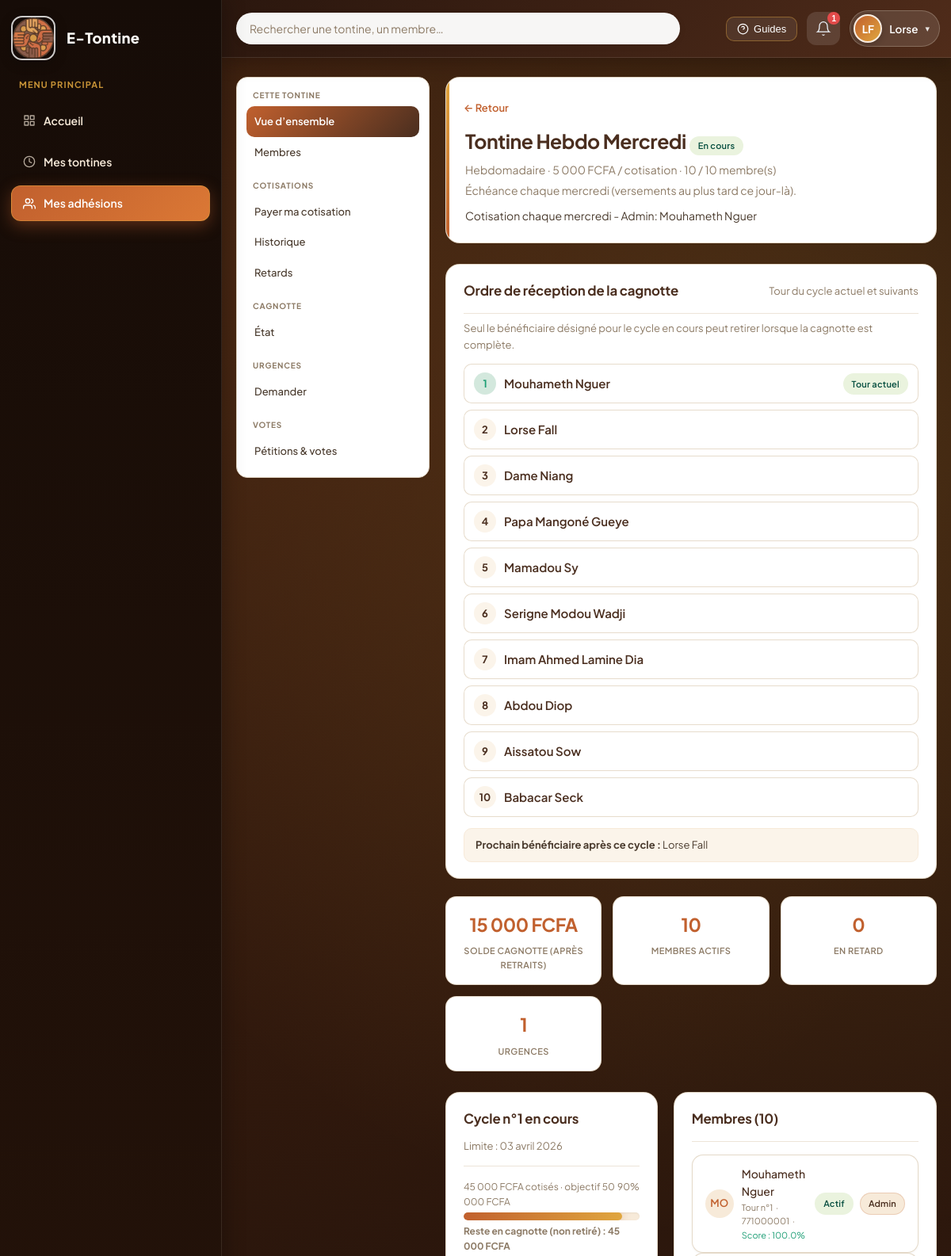
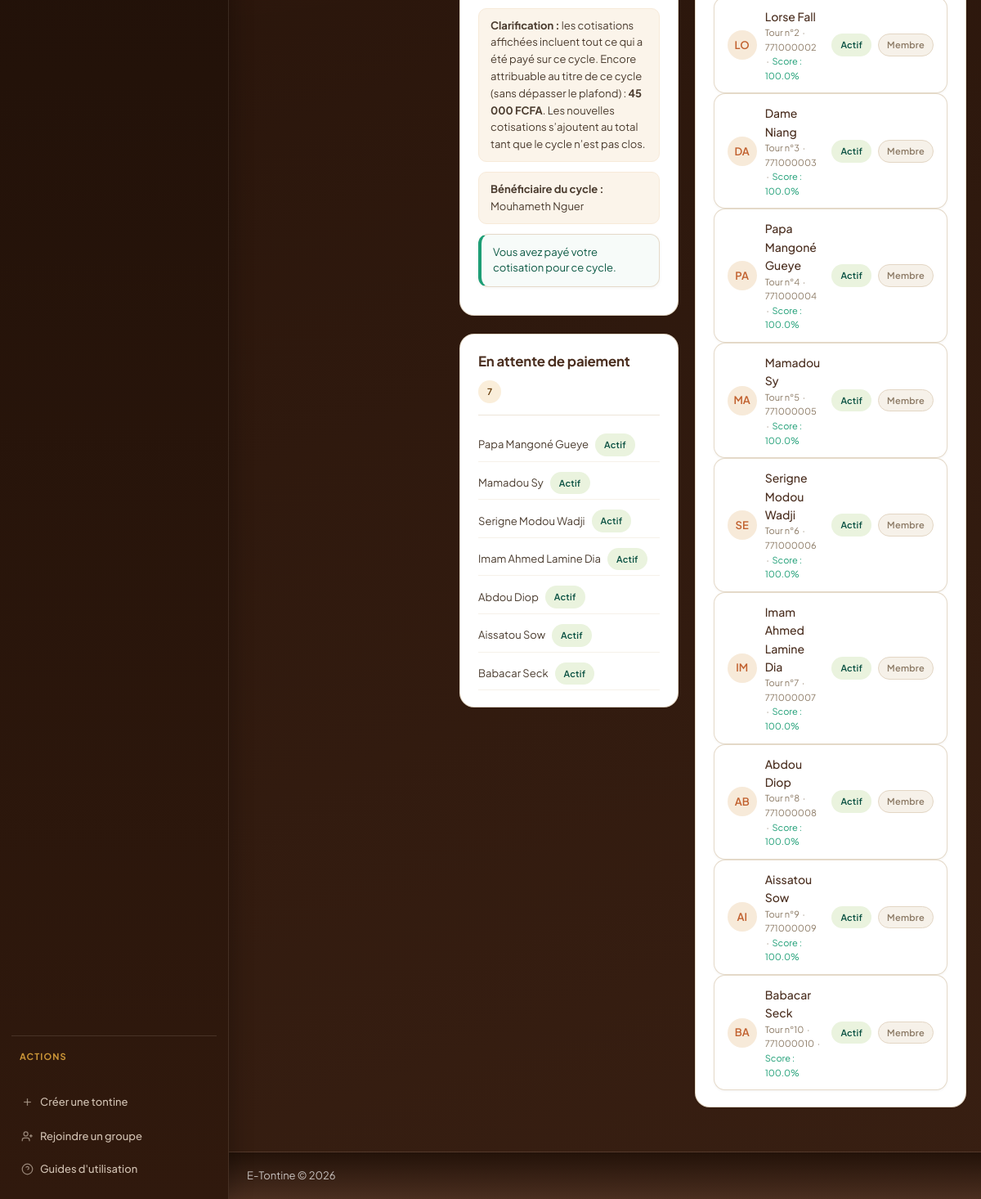
Page /pages/tontines/voir.php?id=1 (signed in) on the committed database (2 pictures, top to bottom).
### tables this page shows
CREATE TABLE tontines (
    id              INT UNSIGNED AUTO_INCREMENT PRIMARY KEY,
    nom             VARCHAR(150)        NOT NULL,
    description     TEXT                NULL,
    montant_cotisation DECIMAL(12,2)    NOT NULL,
    frequence       ENUM('hebdomadaire','mensuelle','trimestrielle') NOT NULL DEFAULT 'mensuelle',
    echeance_jour_semaine TINYINT UNSIGNED NULL DEFAULT NULL,
    echeance_jour_mois TINYINT UNSIGNED NULL DEFAULT NULL,
    nombre_max_membres SMALLINT UNSIGNED NOT NULL DEFAULT 10,
    statut          ENUM('active','fermee','suspendue','brouillon') NOT NULL DEFAULT 'active',
    cycles_completes_ce_tour INT UNSIGNED NOT NULL DEFAULT 0,
    numero_tour_actuel       INT UNSIGNED NOT NULL DEFAULT 1,
    tour_complet_en_attente  TINYINT(1)   NOT NULL DEFAULT 0,
    createur_id     INT UNSIGNED        NOT NULL,
    amende_par_jour DECIMAL(10,2)       DEFAULT 0,
    amende_delai_grace INT              DEFAULT 0,
    amendes_activees TINYINT            DEFAULT 0,
    date_creation   DATETIME            NOT NULL DEFAULT CURRENT_TIMESTAMP,
    date_fermeture  DATETIME            NULL,
    CONSTRAINT fk_tontine_createur FOREIGN KEY (createur_id) REFERENCES utilisateurs(id) ON DELETE RESTRICT
);

CREATE TABLE membres_tontine (
    id              INT UNSIGNED AUTO_INCREMENT PRIMARY KEY,
    tontine_id      INT UNSIGNED        NOT NULL,
    utilisateur_id  INT UNSIGNED        NOT NULL,
    role            ENUM('admin','membre') NOT NULL DEFAULT 'membre',
    statut          ENUM('actif','retard','exclu') NOT NULL DEFAULT 'actif',
    ordre_tour      SMALLINT UNSIGNED   NULL,
    score_fiabilite DECIMAL(5,2)        NOT NULL DEFAULT 100.00,
    date_adhesion   DATETIME            NOT NULL DEFAULT CURRENT_TIMESTAMP,
    UNIQUE KEY unique_membre_tontine (tontine_id, utilisateur_id),
    CONSTRAINT fk_mt_tontine FOREIGN KEY (tontine_id) REFERENCES tontines(id) ON DELETE CASCADE,
    CONSTRAINT fk_mt_utilisateur FOREIGN KEY (utilisateur_id) REFERENCES utilisateurs(id) ON DELETE CASCADE
);

CREATE TABLE utilisateurs (
    id              INT UNSIGNED AUTO_INCREMENT PRIMARY KEY,
    nom_complet     VARCHAR(100)        NOT NULL,
    email           VARCHAR(150)        NOT NULL UNIQUE,
    mot_de_passe    VARCHAR(255)        NOT NULL,
    telephone       VARCHAR(20)         NOT NULL,
    role_global     ENUM('super_admin','utilisateur') NOT NULL DEFAULT 'utilisateur',
    est_bloque      TINYINT(1)          NOT NULL DEFAULT 0,
    jeton_invitation VARCHAR(64)        NULL,
    date_inscription DATETIME           NOT NULL DEFAULT CURRENT_TIMESTAMP,
    derniere_connexion DATETIME         NULL
);

CREATE TABLE cycles_cotisation (
    id              INT UNSIGNED AUTO_INCREMENT PRIMARY KEY,
    tontine_id      INT UNSIGNED        NOT NULL,
    numero_cycle    SMALLINT UNSIGNED   NOT NULL,
    date_debut      DATE                NOT NULL,
    date_limite     DATE                NOT NULL,
    date_distribution DATE              NULL,
    beneficiaire_id INT UNSIGNED        NULL,
    statut          ENUM('en_cours','clos','distribue') NOT NULL DEFAULT 'en_cours',
    cagnotte_collectee DECIMAL(12,2)    NOT NULL DEFAULT 0.00,
    cagnotte_theorique DECIMAL(12,2)    NOT NULL DEFAULT 0.00,
    CONSTRAINT fk_cycle_tontine FOREIGN KEY (tontine_id) REFERENCES tontines(id) ON DELETE CASCADE,
    CONSTRAINT fk_cycle_beneficiaire FOREIGN KEY (beneficiaire_id) REFERENCES utilisateurs(id) ON DELETE SET NULL
);

### pages/tontines/voir.php (the view, shortened to what the rows shown need)
<?php
require_once __DIR__ . '/../../configuration/constantes.php';
require_once __DIR__ . '/../../fonctions/tontine.php';
require_once __DIR__ . '/../../fonctions/membre.php';
require_once __DIR__ . '/../../fonctions/cotisation.php';
require_once __DIR__ . '/../../fonctions/cagnotte.php';
require_once __DIR__ . '/../../fonctions/urgence.php';
require_once __DIR__ . '/../../fonctions/vote.php';
require_once __DIR__ . '/../../fonctions/echeances.php';
require_once __DIR__ . '/../../fonctions/notifications_cagnotte.php';
require_once __DIR__ . '/../../fonctions/aide.php';
$tontineId     = obtenirGetInt('id');
$utilisateurId = idUtilisateurConnecte();
$tontine = obtenirTontine($tontineId);
$opsOk = tontineAccepteOperations($tontine);
$membres     = listerMembres($tontineId);
$cycleActuel = cycleEnCours($tontineId);
$stats       = statistiquesTontine($tontineId);
if ($cycleActuel) {
    $cycleActuel = cycleEnCours($tontineId);
}
$nonPayes        = $cycleActuel ? membresNonPayes($tontineId, $cycleActuel['id']) : [];
$paiementsDejaPaye = $cycleActuel ? aDejaPayePourCycle($tontineId, $cycleActuel['id'], $utilisateurId) : false;
if ($cycleActuel) {
    $etatDistrib = etatDistribution($tontineId, $cycleActuel['id']);
} else {
    $etatDistrib = null;
}
$soldesCycle = $cycleActuel ? resumeSoldesCycle((int)$cycleActuel['id'], $etatDistrib) : null;
$prochainDansOrdre = null;
if ($cycleActuel && !empty($membres) && !empty($cycleActuel['beneficiaire_id'])) {
    $bid = (int)$cycleActuel['beneficiaire_id'];
    $n = count($membres);
    foreach ($membres as $i => $m) {
        if ((int)$m['utilisateur_id'] === $bid) {
            $prochainDansOrdre = $membres[($i + 1) % $n];
            break;
        }
    }
}
require_once __DIR__ . '/../../gabarits/entete.php';
?>
<div class="page-entete page-entete--tontine">
    <div>
        <a href="<?= APP_URL ?>/pages/tableau_de_bord/accueil.php" class="lien-retour">← Retour</a>
        <h1><?= htmlspecialchars($tontine['nom']) ?>
            <?php
            $classeBadgeTontine = match ($tontine['statut'] ?? '') {
                TONTINE_ACTIVE    => 'badge-succes',
                TONTINE_SUSPENDUE => 'badge-alerte',
                TONTINE_FERMEE    => 'badge-danger',
                default           => 'badge-secondaire',
            };
            ?>
            <span class="badge <?= $classeBadgeTontine ?>"><?= htmlspecialchars(libelleStatutTontine((string)($tontine['statut'] ?? ''))) ?></span>
        </h1>
        <p class="texte-secondaire">
            <?= libelleFrequence($tontine['frequence']) ?>
            · <?= formaterMontant((float)$tontine['montant_cotisation']) ?> / cotisation
            · <?= $stats['nb_membres'] ?> / <?= (int)$tontine['nombre_max_membres'] ?> membre(s)
        </p>
        <?php
        $recapEch = texteRecapEcheanceTontine($tontine);
        if ($recapEch !== ''): ?>
        <p class="texte-secondaire" style="margin-top:6px"><?= htmlspecialchars($recapEch) ?></p>
        <?php endif; ?>
        <?php if (!empty(trim((string)($tontine['description'] ?? '')))): ?>
        <p class="tontine-description-vue"><?= nl2br(htmlspecialchars($tontine['description'])) ?></p>
        <?php endif; ?>
    </div>
</div>
<?php if ($cycleActuel && !empty($membres)): ?>
<section class="section-tableau section-ordre-cagnotte">
    <div class="section-entete">
        <h2>Ordre de réception de la cagnotte</h2>
        <span class="texte-secondaire">Tour du cycle actuel et suivants</span>
    </div>
    <p class="texte-secondaire ordre-cagnotte-intro">
        Seul le bénéficiaire désigné pour le cycle en cours peut retirer lorsque la cagnotte est complète.
    </p>
    <ol class="liste-ordre-cagnotte">
        <?php foreach ($membres as $idx => $m):
            $estTourActuel = (int)$m['utilisateur_id'] === (int)$cycleActuel['beneficiaire_id'];
            ?>
        <li class="<?= $estTourActuel ? 'liste-ordre-cagnotte--actuel' : '' ?>">
            <span class="liste-ordre-cagnotte__rang"><?= $idx + 1 ?></span>
            <span class="liste-ordre-cagnotte__nom"><?= htmlspecialchars($m['nom_complet']) ?></span>
            <?php if ($estTourActuel): ?>
            <span class="badge badge-succes">Tour actuel</span>
            <?php endif; ?>
        </li>
        <?php endforeach; ?>
    </ol>
    <?php if ($prochainDansOrdre): ?>
    <p class="info-distribution ordre-cagnotte-suivant">
        <strong>Prochain bénéficiaire après ce cycle :</strong>
        <?= htmlspecialchars($prochainDansOrdre['nom_complet']) ?>
    </p>
    <?php endif; ?>
</section>
<?php endif; ?>
<div class="grille-stats">
    <div class="carte-stat">
        <div class="carte-stat-nombre"><?= $stats['nb_membres'] ?></div>
        <div class="carte-stat-label">Membres actifs</div>
    </div>
</div>
<div class="grille-deux-colonnes">
    <div>
        <?php if ($cycleActuel): ?>
        <section class="section-tableau">
            <div class="section-entete">
                <h2>Cycle n°<?= $cycleActuel['numero_cycle'] ?> en cours</h2>
                <span class="texte-secondaire">Limite : <?= formaterDate($cycleActuel['date_limite']) ?></span>
            </div>
            <?php
            $colBrut = $soldesCycle ? $soldesCycle['collectee_totale'] : (float)$cycleActuel['cagnotte_collectee'];
            $resteEnCaisse = $soldesCycle ? $soldesCycle['non_encore_verse'] : $colBrut;
            $objAff = (float)$cycleActuel['cagnotte_theorique'];
            $pct = $objAff > 0 ? min(100, round(($colBrut / $objAff) * 100)) : 0;
            ?>
            <div class="barre-progression-conteneur">
                <div class="barre-progression-labels">
                    <span><?= formaterMontant($colBrut) ?> cotisés · objectif <?= formaterMontant($objAff) ?></span>
                    <span><?= $pct ?>%</span>
                </div>
                <div class="barre-progression">
                    <div class="barre-progression-remplie" style="width:<?= $pct ?>%"></div>
                </div>
                <div class="texte-secondaire" style="font-size:12px;margin-top:4px">
                    <strong>Reste en cagnotte (non retiré) : <?= formaterMontant($resteEnCaisse) ?></strong>
                </div>
            </div>
            <?php if ($soldesCycle && ($soldesCycle['deja_verse_beneficiaire'] > 0.01 || $soldesCycle['non_encore_verse'] > 0.01)): ?>
            <div class="info-distribution" style="margin-top:10px">
                <strong>Clarification :</strong> les cotisations affichées incluent tout ce qui a été payé sur ce cycle.
                Encore attribuable au titre de ce cycle (sans dépasser le plafond) : <strong><?= formaterMontant($soldesCycle['disponible_prochain_retrait']) ?></strong>.
                Les nouvelles cotisations s’ajoutent au total tant que le cycle n’est pas clos.
            </div>
            <?php endif; ?>
            <?php if ($cycleActuel['beneficiaire_id']): ?>
            <div class="info-beneficiaire">
                <strong>Bénéficiaire du cycle :</strong>
                <?php
                foreach ($membres as $m) {
                    if ((int)$m['utilisateur_id'] === (int)$cycleActuel['beneficiaire_id']) {
                        echo htmlspecialchars($m['nom_complet']);
                        break;
                    }
                }
                ?>
            </div>
            <?php endif; ?>
            <?php if (!$paiementsDejaPaye && $opsOk): ?>
            <div class="actions-cycle">
                <a href="<?= APP_URL ?>/pages/cotisations/payer.php?tontine=<?= $tontineId ?>&cycle=<?= $cycleActuel['id'] ?>" class="btn btn-principal">
                    Payer ma cotisation
                </a>
                <?php if ($estAdmin): ?>
                <a href="<?= APP_URL ?>/pages/cotisations/payer_pour_autrui.php?tontine=<?= $tontineId ?>&cycle=<?= $cycleActuel['id'] ?>" class="btn btn-secondaire">
                    Payer pour un autre membre
                </a>
                <?php endif; ?>
            </div>
            <?php elseif (!$opsOk): ?>
            <div class="alerte alerte-alerte">Cotisations fermées (tontine en préparation ou arrêtée).</div>
            <?php else: ?>
            <div class="alerte alerte-succes">Vous avez payé votre cotisation pour ce cycle.</div>
            <?php endif; ?>
        </section>
        <?php if (!empty($nonPayes)): ?>
        <section class="section-tableau">
            <div class="section-entete">
                <h2>En attente de paiement</h2>
                <span class="badge badge-alerte"><?= count($nonPayes) ?></span>
            </div>
            <ul class="liste-simple">
                <?php foreach ($nonPayes as $np): ?>
                <li><?= htmlspecialchars($np['nom_complet']) ?> <?= badgeStatut($np['statut']) ?></li>
                <?php endforeach; ?>
            </ul>
        </section>
        <?php endif; ?>
        <?php endif; ?>
    </div>
    <div>
        <section class="section-tableau">
            <div class="section-entete">
                <h2>Membres (<?= count($membres) ?>)</h2>
            </div>
            <?php foreach ($membres as $membre): ?>
            <?php renderCarteMembre($membre, $estAdmin, $tontineId); ?>
            <?php endforeach; ?>
        </section>
    </div>
</div>
<?php require_once __DIR__ . '/../../gabarits/pied_de_page.php'; ?>

### fonctions/aide.php (shortened to what the rows shown need)
<?php
require_once __DIR__ . '/../configuration/constantes.php';
function formaterDate(string $dateString): string {
    $mois = ['', 'janvier', 'février', 'mars', 'avril', 'mai', 'juin',
             'juillet', 'août', 'septembre', 'octobre', 'novembre', 'décembre'];
    $ts = strtotime($dateString);
    return date('d', $ts) . ' ' . $mois[(int)date('m', $ts)] . ' ' . date('Y', $ts);
}
function badgeStatut(string $statut): string {
    return match($statut) {
        STATUT_ACTIF   => '<span class="badge badge-succes">Actif</span>',
        STATUT_RETARD  => '<span class="badge badge-alerte">En retard</span>',
        STATUT_EXCLU   => '<span class="badge badge-danger">Exclu</span>',
        PAIEMENT_PAYE  => '<span class="badge badge-succes">Payé</span>',
        'en_attente'   => '<span class="badge badge-info">En attente</span>',
        'validee'      => '<span class="badge badge-succes">Validée</span>',
        'refusee'      => '<span class="badge badge-danger">Refusée</span>',
        default        => '<span class="badge">' . nettoyer($statut) . '</span>',
    };
}
function formaterMontant(float $montant): string {
    return number_format($montant, 0, ',', ' ') . ' ' . DEVISE;
}

### gabarits/composants.php (shortened to what the rows shown need)
    <?php
function renderCarteMembre(array $membre, bool $estAdmin, int $tontineId): void {
    $initiales = strtoupper(substr($membre['nom_complet'], 0, 2));
    $badgeRole = $membre['role'] === ROLE_ADMIN
        ? '<span class="badge badge-info">Admin</span>'
        : '<span class="badge badge-secondaire">Membre</span>';
    $score = (float)($membre['score_fiabilite'] ?? 100);
    $scoreClass = 'score-moyen';
    if ($score >= 80) {
        $scoreClass = 'score-haut';
    } elseif ($score < 50) {
        $scoreClass = 'score-bas';
        $scoreBadge = 'badge-danger';
    } elseif ($score < 70) {
        $scoreBadge = 'badge-alerte';
    }
    ?>
    <div class="carte-membre">
        <div class="carte-membre-gauche">
            <div class="avatar-cercle"><?= htmlspecialchars($initiales) ?></div>
            <div>
                <div class="carte-membre-nom"><?= htmlspecialchars($membre['nom_complet']) ?></div>
                <div class="carte-membre-detail">
                    Tour n°<?= (int)$membre['ordre_tour'] ?>
                    &nbsp;·&nbsp;
                    <?= htmlspecialchars($membre['telephone']) ?>
                    &nbsp;·&nbsp;
                    <span class="<?= $scoreClass ?>">Score : <?= number_format($score, 1) ?>%</span>
                </div>
            </div>
        </div>
        <div class="carte-membre-droite">
            <?= badgeStatut($membre['statut']) ?>
            <?= $badgeRole ?>
        </div>
    </div>
    <?php
}
?>

### rows in the picture
tontines: nom "Tontine Hebdo Mercredi", statut "En cours", frequence "Hebdomadaire", montant_cotisation "5 000 FCFA", nombre_max_membres "10", echeance_jour_semaine "Échéance chaque mercredi (versements au plus tard ce jour-là).", description "Cotisation chaque mercredi - Admin: Mouhameth Nguer"
membres_tontine: utilisateur.nom_complet "Mouhameth Nguer", shows "Tour actuel", utilisateur.nom_complet "MO", ordre_tour "1", utilisateur.telephone "771000001", score_fiabilite "100.0", statut "Actif", role "Admin"
membres_tontine: utilisateur.nom_complet "Lorse Fall", utilisateur.nom_complet "LO", ordre_tour "2", utilisateur.telephone "771000002", score_fiabilite "100.0", statut "Actif", role "Membre"
membres_tontine: utilisateur.nom_complet "Dame Niang", utilisateur.nom_complet "DA", ordre_tour "3", utilisateur.telephone "771000003", score_fiabilite "100.0", statut "Actif", role "Membre"
membres_tontine: utilisateur.nom_complet "Papa Mangoné Gueye", statut "Actif", utilisateur.nom_complet "PA", ordre_tour "4", utilisateur.telephone "771000004", score_fiabilite "100.0", role "Membre"
membres_tontine: utilisateur.nom_complet "Mamadou Sy", statut "Actif", utilisateur.nom_complet "MA", ordre_tour "5", utilisateur.telephone "771000005", score_fiabilite "100.0", role "Membre"
membres_tontine: utilisateur.nom_complet "Serigne Modou Wadji", statut "Actif", utilisateur.nom_complet "SE", ordre_tour "6", utilisateur.telephone "771000006", score_fiabilite "100.0", role "Membre"
membres_tontine: utilisateur.nom_complet "Imam Ahmed Lamine Dia", statut "Actif", utilisateur.nom_complet "IM", ordre_tour "7", utilisateur.telephone "771000007", score_fiabilite "100.0", role "Membre"
membres_tontine: utilisateur.nom_complet "Abdou Diop", statut "Actif", utilisateur.nom_complet "AB", ordre_tour "8", utilisateur.telephone "771000008", score_fiabilite "100.0", role "Membre"
membres_tontine: utilisateur.nom_complet "Aissatou Sow", statut "Actif", utilisateur.nom_complet "AI", ordre_tour "9", utilisateur.telephone "771000009", score_fiabilite "100.0", role "Membre"
membres_tontine: utilisateur.nom_complet "Babacar Seck", statut "Actif", utilisateur.nom_complet "BA", ordre_tour "10", utilisateur.telephone "771000010", score_fiabilite "100.0", role "Membre"
utilisateurs: nom_complet "Lorse Fall"
cycles_cotisation: numero_cycle "1", date_limite "03 avril 2026", cagnotte_theorique "50 000 FCFA", cagnotte_theorique "90"

### other values in the picture
APP_NOM "E-Tontine"
$nbNotifs "1"
$initialesUtilisateur !== '' ? $initialesUtilisateur : 'U' "LF"
$prenomNav "Lorse"
formaterMontant($stats['cagnotte_totale']) "15 000 FCFA"
$stats['nb_retards'] "0"
$stats['urgences_attente'] "1"
formaterMontant($colBrut) "45 000 FCFA"
formaterMontant($resteEnCaisse) "45 000 FCFA"
formaterMontant($soldesCycle['disponible_prochain_retrait']) "45 000 FCFA"
count($nonPayes) "7"
count($membres) "10"
